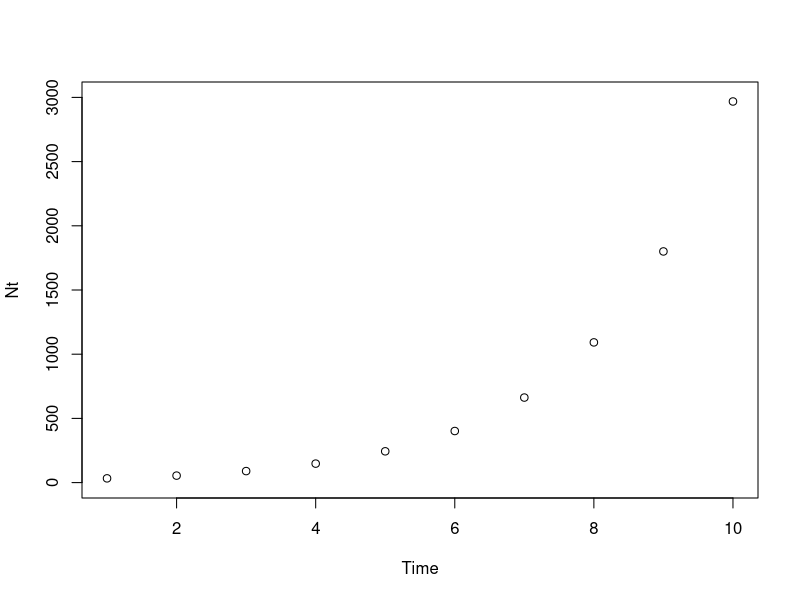
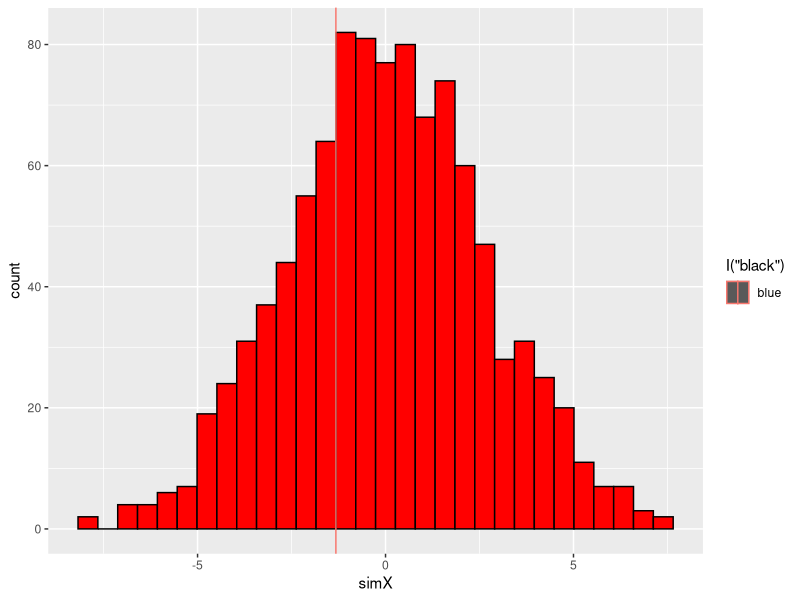
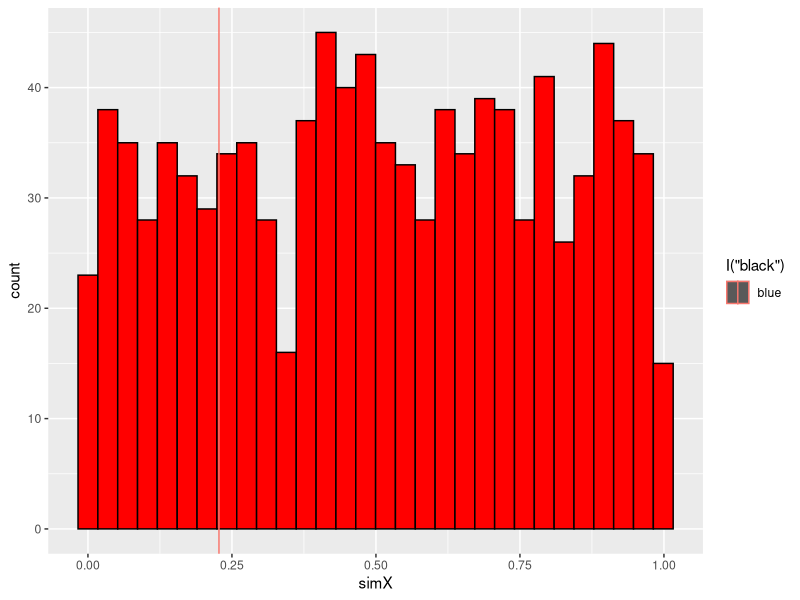

The R script that drew these images, in order:
## ---- chunk 1
# exponential growth N(t)=N(0)e^(r)(t)

##################################################
# function: exponentail growth
# input: N(0)= inital population
#       e^rt; e is a constant = 2.71, r = intrinsic rate of increase, t = time 
# output: N and time t
#------------------------------------------------- 
ExponentialCurve<-function(N0=20,r=0.5,t=1:10){
  
  Nt<- N0*exp(r*t)
return(Nt)
}
head(ExponentialCurve())
## ---- chunk 2
# function: ExponentialPlot
# plot exponential growth curve
# input: N(0)= inital population
#       e^rt; e is a constant = 2.71, r = intrinsic rate of increase, t = time 
# output:graphical representation of exponential plot
#------------------------------------------------- 
ExponentialPlot <- function(N0=20,r=0.5,t=1:10) {
plot(x=t,y= N0*exp(r*t),type="p",xlab="Time",ylab="Nt",ylim=c(0,3000))
#mtext(paste("t =", t,"  e =",e),cex=0.7) 
      return()
}
ExponentialPlot()
## ---- chunk 3
myData<-read.csv(file="hw11.csv")
#preliminaries
library(ggplot2)
library(TeachingDemos)
char2seed("May Flowerx")
 
########################################################
# FUNCTION: readData
# read in or generate data frame
# input: file name (or nothing for demo)
# output: 3-column data frame of observed data (ID, xj, y)
#-------------------------------------------------------
readData <- function(z=NULL) {
             if(is.null(z)) {
               xVar <- myData$xVar
               yVar <- myData$yVar
               dF <- data.frame(ID=seq_along(xVar),xVar,yVar) }
 
               return(dF)
}
readData()             
  
########################################################
# FUNCTION: getMetric
# calculate metric for randomization test
# input: 3-column data frame for regression
# output: regression slope
#-------------------------------------------------------
getMetric <- function(z=NULL) {
              if(is.null(z)) {
                xVar <- myData$xVar
                yVar <- myData$yVar
                z <- data.frame(ID=seq_along(xVar),xVar,yVar) }
 
  . <- lm(z[,3]~z[,2])
  . <- summary(.)
  . <- .$coefficients[2,1]
  slope <- .
  return(slope)
 
}
getMetric()
 
########################################################
# FUNCTION: shuffleData
# randomize data for regression analysis
# input: 3-column data frame (ID,xVar,yVar)
# output: 3-column data frame (ID,xVar,yVar)
#-------------------------------------------------------
shuffleData <- function(z=NULL) {
                 if(is.null(z)) {
                 xVar <- myData$xVar
                 yVar <- myData$yVar
                 z <- data.frame(ID=seq_along(xVar),xVar,yVar) }
z[,3] <- sample(z[,3])
return(z)
}
shuffleData()
 
########################################################
# FUNCTION: getPVal
# calculate p value for observed, simulated data
# input: -list of observed metric
#        -vector of simulated metric
# output: lower, upper tail probability vector
#-------------------------------------------------------
getPVal <- function(z=NULL) {
            if(is.null(z)){
              z <- list(xObs=runif(1), xSim=runif(1000)) }
 
  pLower <- mean(z[[2]] <=z[[1]])
  pUpper <- mean(z[[2]] >=z[[1]])
 
  return(c(pL=pLower,pU=pUpper))
 
}
getPVal()
#----------------------------------------------
# main body of code
nSim <- 1000 # number of simulations
Xsim <- rep(NA,nSim) # will hold simulated slopes
 
dF <- readData()
Xobs <- getMetric(dF)
 
for (i in seq_len(nSim)) {
  Xsim[i] <- getMetric(shuffleData(dF))}
 
slopes <- list(Xobs,Xsim)
getPVal(slopes)
 
 
########################################################
# FUNCTION: plotRanTest
# ggplot graph
# input: list of the observed metric and vector of simulated metric
# output: ggplot graph
#-------------------------------------------------------
plotRanTest <- function(z=NULL) {
                if(is.null(z)){
                z <- list(xObs=runif(1), xSim=runif(1000)) }
 
dF <- data.frame(ID=seq_along(z[[2]]),
                 simX=z[[2]])
p1 <- ggplot(data=dF,mapping=aes(x=simX))
p1 + geom_histogram(mapping=aes(fill=I("red"), color=I("black"))) + geom_vline(aes(xintercept=z[[1]],col="blue"))
}
plotRanTest(slopes)
plotRanTest()
## ---- chunk 4
anovaread<-aov(xVar~yVar,data=readData())
anovashuffle<-aov(xVar~yVar,data=shuffleData())
summary(anovaread)
summary(anovashuffle)
